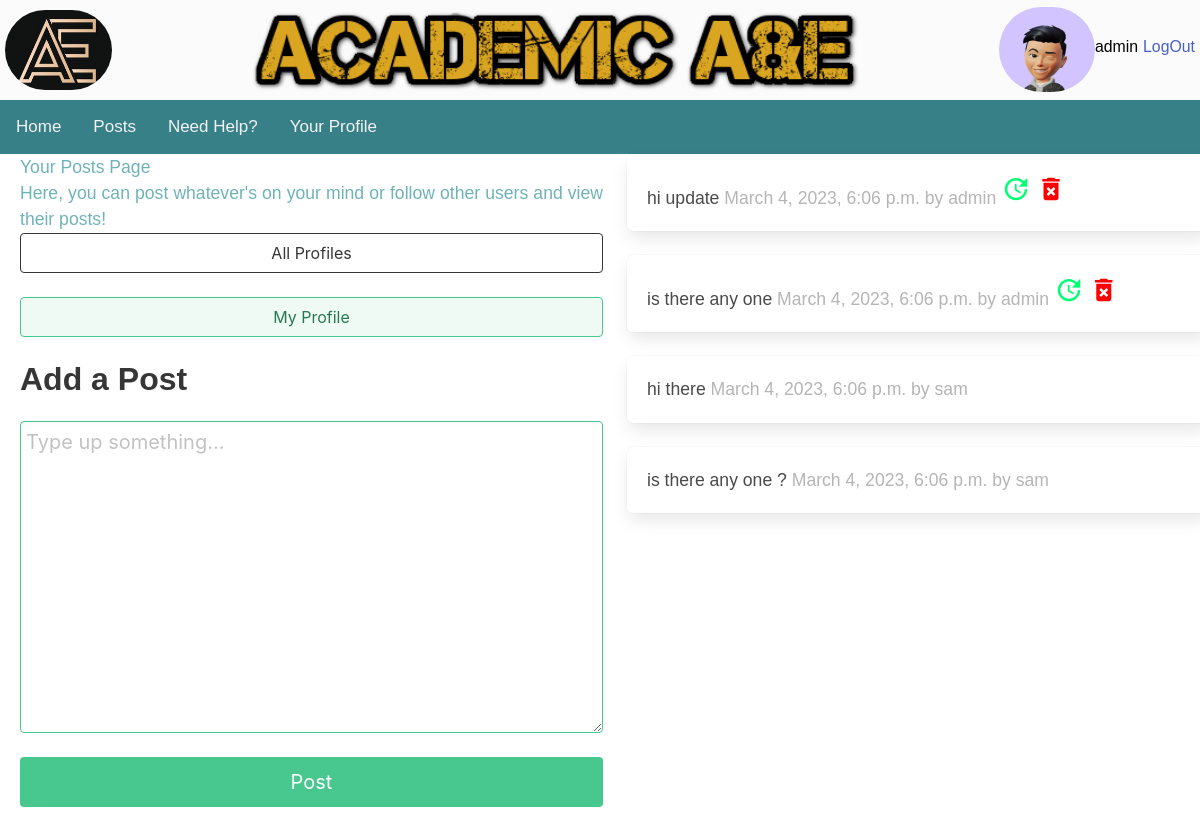
Before: /posts/ (signed in) with the older database file.
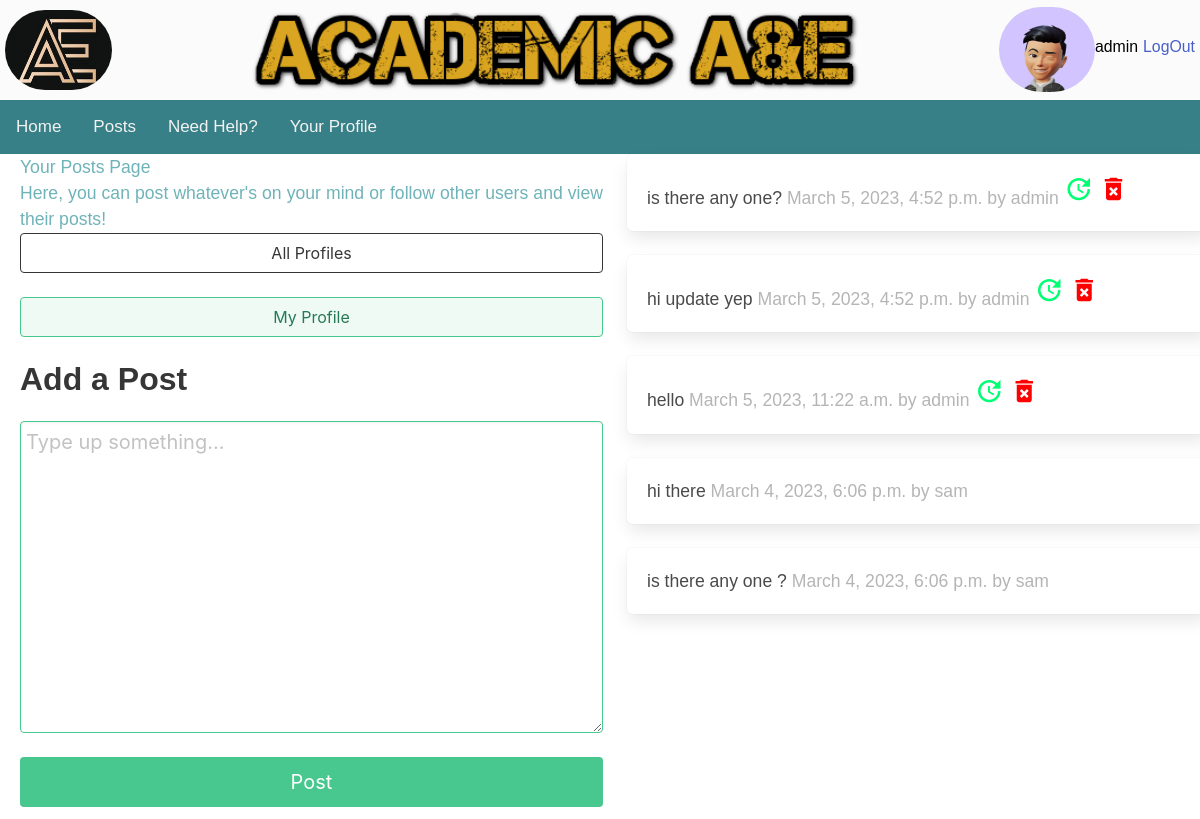
After: the same page with the newer database file.
### user_profiles/models.py (models this page shows, shortened)
class Profile2(models.Model):
    user = models.OneToOneField(User, on_delete=models.CASCADE)
    avatar = models.ImageField(default='default.jpg', upload_to='profile_images')
    firstname = models.CharField(max_length=100)
    lastname = models.CharField(max_length=100)
    year_group = models.CharField(max_length=10, choices=YEAR_CHOICES)
    subject1 = models.ForeignKey(Subjects, blank=True, null=True, on_delete=models.CASCADE,related_name='subject1')
    subject2 = models.ForeignKey(Subjects, blank=True, null=True, on_delete=models.CASCADE,related_name='subject2')
    subject3 = models.ForeignKey(Subjects, blank=True, null=True, on_delete=models.CASCADE,related_name='subject3')
    subject4 = models.ForeignKey(Subjects, blank=True, null=True, on_delete=models.CASCADE,related_name='subject4')

### posts/models.py (models this page shows, shortened)
class Text_Post(models.Model):
    user = models.ForeignKey(
        User, related_name="posts", on_delete=models.DO_NOTHING
    )
    body = models.CharField(max_length=150)
    created_at = models.DateTimeField(auto_now_add=True)
    updated_at= models.DateTimeField(auto_now_add=True)

### posts/views.py (the view)
# urls.py: path("", mainscreen, name="mainscreen"),
@login_required(login_url=reverse_lazy('login'))
def mainscreen(request):
    user_id=request.user.id
    form = PostForm(request.POST or None)
    if request.method == "POST":
        if form.is_valid():
            post = form.save(commit=False)
            post.user = request.user
            post.save()
            return redirect("posts:mainscreen")
    followed_posts = Text_Post.objects.filter(
        user__posts_profile__in=request.user.posts_profile.follows.all()
    ).order_by("-updated_at")
    return render(request, "posts/mainscreen.html", {"form": form, "posts": followed_posts,"user_id":user_id},
    )

### posts/forms.py (shortened to what this page needs)
class PostForm(forms.ModelForm):
    body = forms.CharField(required=True,
    widget=forms.widgets.Textarea(
            attrs={
                "placeholder": "Type up something...",
                "class": "textarea is-success is-medium",
            }
        ),
        label="",
    )
    class Meta:
        model = Text_Post
        exclude = ("user", )

### posts/templates/posts/mainscreen.html (shortened to what this page needs)
{% extends "base.html" %}
{% block content %}
<div class="columns">
    <div class="column is-half">
        <section>
            <h1>Your Posts Page</h1>
            <p>Here, you can post whatever's on your mind or follow other users and view their posts!</p>
        </section>
        <div class="block">
            <a href="{% url 'posts:profile_list' %} ">
                <button class="button is-dark is-outlined is-fullwidth">
                    All Profiles
                </button>
            </a>
        </div>
        <div class="block">
            <a href="{% url 'posts:profile' request.user.posts_profile.id %} ">
                <button class="button is-success is-light is-outlined is-fullwidth">
                    My Profile
                </button>
            </a>
        </div>
        <div class="block">
            <div class="block">
                <h2 class="title is-3">Add a Post</p>
            </div>
            <div class="block">
                <form method="post">
                    {{ form.as_p }}
                    <button class="button is-success is-fullwidth is-medium mt-5"
                        type="submit">Post
                    </button>
                </form>
            </div>
        </div>
    </div>
    <div class="column is-half">
        {% for post in posts %}
                <div class="box">
                    {{ post.body }}
                    <span class="is-small has-text-grey-light">
                        {{ post.updated_at }} by {{ post.user.username }}
                    </span>
                    {% if post.user_id == user_id %}
                    <a href='/posts/update_post/{{post.id}}'><i class="material-icons" style="font-size:30px;color:rgb(0, 255, 115)">update</i> </a>
                    <a href='/posts/delete_post/{{post.id}}'> <i class="material-icons" style="font-size:30px;color:red">delete_forever</i></a>
                    {% endif %}
                </div>
        {% endfor %}
    </div>
</div>
{% endblock content %}

### nea_site/templates/base.html (shortened to what this page needs)
{% load static %}
<!DOCTYPE html>
<html>
<head>
<link href ="{% static 'main.css' %}" rel ="stylesheet" type = "text/css">
<link rel="stylesheet" type="text/css" href="{% static 'cal/css/styles.css' %}">
<link rel="stylesheet" type="text/css" href="https://cdn.datatables.net/1.13.1/css/jquery.dataTables.min.css">
<link rel="stylesheet" href="https://cdnjs.cloudflare.com/ajax/libs/Chart.js/2.8.0/Chart.min.css" />
<link rel="stylesheet" href="https://cdn.jsdelivr.net/npm/bulma@0.9.3/css/bulma.min.css">
</head>
<body>
<div class ="wrapper">
    <div class="header">
        <div class="header-logo"><img class="header-logo-image" src="{% static 'logo.jpg' %}" alt=""/></div>
        <div class="header-top-banner"><img class="top-banner-image" src="{% static 'top_banner.png' %}" width="700" height="150" title="I'm the top banner" alt=""/></div>
        <div class="user-login-status">
            {% if user.is_authenticated %}
            <img class="user-profile-image" src="{{ user.profile2.avatar.url }} "/>
            <div class="user-name">  <h1>{{ user.username }} </h1></div>
            <div class="user-logout-url"><a href="{% url 'logout' %}?next=/">LogOut</a></div>
            {% endif %}
        </div>
    </div>
    <div id="topnavbar">
        <a class="nav-link" href="{% url 'homepage' %}">Home</a>
        <a class="nav-link" href="{% url 'posts:mainscreen' %} ">Posts</a>
        <a class="nav-link" href="/need_help">Need Help?</a>
        <a class="nav-link" href="/user_profiles/profile/">Your Profile</a>
    </div>
    <div id="main">
        {% block content %}
        {% endblock content %}
    </div>
</div>
</body>
</html>

### nea_site/static/main.css (style rules this page uses)
.wrapper { background-color: currentColor; font-family: 'Avenir', Helvetica, sans-serif; font-size: 1.1em; text-align: justify; color: #fbfbfb; margin-top: 0px; margin-left: auto; margin-right: auto; width: auto; }
.header { display:flex }
.header-logo { display:flex; height: 100px; vertical-align: top; margin-left: 5px; }
.header-logo-image { width: 120px; height: 80px; border-radius: 130px; margin-top: 10px; }
.user-profile-image { width: 120px; height: 85px; border-radius: 150px; vertical-align: top; margin-top: 7px; }
.header-top-banner { display: flex; width: auto; height: 100px; vertical-align: top; align-content: center; margin-right: 130px; margin-left: 130px; }
.top-banner-image { height: 100px; }
.user-login-status { color: #353942; display: flex; width: auto; }
.user-name { display: flex; text-align: center; font-size: 0.9em; margin-top: 5px; margin-right: 5px; padding-top: 30px; padding-bottom: 10px; clear: both; color: black; }
.user-logout-url { display: flex; text-align: center; font-size: 0.9em; margin-top: 5px; margin-right: 5px; padding-top: 30px; padding-bottom: 10px; clear: both; color: black; }
#topnavbar { background-color: #388087; overflow: hidden; }
#topnavbar a { float: left; color: #f2f2f2; text-align: center; padding: 14px 16px; text-decoration: none; font-size: 17px; }
#main { width: 100%; float: left; margin-left: 20px; margin-right: 10px; padding-right: 10px; color: #6FB3B8; }
input, textarea { width: 100%; padding: 5px!important; -webkit-box-sizing: border-box; -moz-box-sizing: border-box; border-radius: 3px; border-style: solid; border-width: 1px; border-color: rgb(169, 169, 169); }

Changed rows visible on the page:
changed Text_Post: body "is there any one" → "is there any one?"; updated_at "March 4, 2023, 6:06 p.m." → "March 5, 2023, 4:52 p.m."; moves up the list
changed Text_Post: body "hi update" → "hi update yep"; updated_at "March 4, 2023, 6:06 p.m." → "March 5, 2023, 4:52 p.m."
added Text_Post: body "hello", updated_at "March 5, 2023, 11:22 a.m.", user.username "admin"
